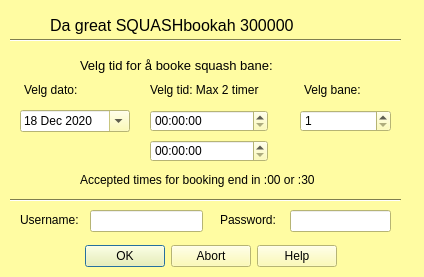
<?xml version="1.0" encoding="UTF-8"?>
<ui version="4.0">
 <class>Dialog</class>
 <widget class="QDialog" name="Dialog">
  <property name="geometry">
   <rect>
    <x>0</x>
    <y>0</y>
    <width>424</width>
    <height>277</height>
   </rect>
  </property>
  <property name="palette">
   <palette>
    <active>
     <colorrole role="WindowText">
      <brush brushstyle="SolidPattern">
       <color alpha="255">
        <red>0</red>
        <green>0</green>
        <blue>0</blue>
       </color>
      </brush>
     </colorrole>
     <colorrole role="Button">
      <brush brushstyle="SolidPattern">
       <color alpha="255">
        <red>255</red>
        <green>252</green>
        <blue>162</blue>
       </color>
      </brush>
     </colorrole>
     <colorrole role="Light">
      <brush brushstyle="SolidPattern">
       <color alpha="255">
        <red>255</red>
        <green>255</green>
        <blue>255</blue>
       </color>
      </brush>
     </colorrole>
     <colorrole role="Midlight">
      <brush brushstyle="SolidPattern">
       <color alpha="255">
        <red>255</red>
        <green>253</green>
        <blue>208</blue>
       </color>
      </brush>
     </colorrole>
     <colorrole role="Dark">
      <brush brushstyle="SolidPattern">
       <color alpha="255">
        <red>127</red>
        <green>126</green>
        <blue>81</blue>
       </color>
      </brush>
     </colorrole>
     <colorrole role="Mid">
      <brush brushstyle="SolidPattern">
       <color alpha="255">
        <red>170</red>
        <green>168</green>
        <blue>108</blue>
       </color>
      </brush>
     </colorrole>
     <colorrole role="Text">
      <brush brushstyle="SolidPattern">
       <color alpha="255">
        <red>0</red>
        <green>0</green>
        <blue>0</blue>
       </color>
      </brush>
     </colorrole>
     <colorrole role="BrightText">
      <brush brushstyle="SolidPattern">
       <color alpha="255">
        <red>255</red>
        <green>255</green>
        <blue>255</blue>
       </color>
      </brush>
     </colorrole>
     <colorrole role="ButtonText">
      <brush brushstyle="SolidPattern">
       <color alpha="255">
        <red>0</red>
        <green>0</green>
        <blue>0</blue>
       </color>
      </brush>
     </colorrole>
     <colorrole role="Base">
      <brush brushstyle="SolidPattern">
       <color alpha="255">
        <red>255</red>
        <green>255</green>
        <blue>255</blue>
       </color>
      </brush>
     </colorrole>
     <colorrole role="Window">
      <brush brushstyle="SolidPattern">
       <color alpha="255">
        <red>255</red>
        <green>252</green>
        <blue>162</blue>
       </color>
      </brush>
     </colorrole>
     <colorrole role="Shadow">
      <brush brushstyle="SolidPattern">
       <color alpha="255">
        <red>0</red>
        <green>0</green>
        <blue>0</blue>
       </color>
      </brush>
     </colorrole>
     <colorrole role="AlternateBase">
      <brush brushstyle="SolidPattern">
       <color alpha="255">
        <red>255</red>
        <green>253</green>
        <blue>208</blue>
       </color>
      </brush>
     </colorrole>
     <colorrole role="ToolTipBase">
      <brush brushstyle="SolidPattern">
       <color alpha="255">
        <red>255</red>
        <green>255</green>
        <blue>220</blue>
       </color>
      </brush>
     </colorrole>
     <colorrole role="ToolTipText">
      <brush brushstyle="SolidPattern">
       <color alpha="255">
        <red>0</red>
        <green>0</green>
        <blue>0</blue>
       </color>
      </brush>
     </colorrole>
    </active>
    <inactive>
     <colorrole role="WindowText">
      <brush brushstyle="SolidPattern">
       <color alpha="255">
        <red>0</red>
        <green>0</green>
        <blue>0</blue>
       </color>
      </brush>
     </colorrole>
     <colorrole role="Button">
      <brush brushstyle="SolidPattern">
       <color alpha="255">
        <red>255</red>
        <green>252</green>
        <blue>162</blue>
       </color>
      </brush>
     </colorrole>
     <colorrole role="Light">
      <brush brushstyle="SolidPattern">
       <color alpha="255">
        <red>255</red>
        <green>255</green>
        <blue>255</blue>
       </color>
      </brush>
     </colorrole>
     <colorrole role="Midlight">
      <brush brushstyle="SolidPattern">
       <color alpha="255">
        <red>255</red>
        <green>253</green>
        <blue>208</blue>
       </color>
      </brush>
     </colorrole>
     <colorrole role="Dark">
      <brush brushstyle="SolidPattern">
       <color alpha="255">
        <red>127</red>
        <green>126</green>
        <blue>81</blue>
       </color>
      </brush>
     </colorrole>
     <colorrole role="Mid">
      <brush brushstyle="SolidPattern">
       <color alpha="255">
        <red>170</red>
        <green>168</green>
        <blue>108</blue>
       </color>
      </brush>
     </colorrole>
     <colorrole role="Text">
      <brush brushstyle="SolidPattern">
       <color alpha="255">
        <red>0</red>
        <green>0</green>
        <blue>0</blue>
       </color>
      </brush>
     </colorrole>
     <colorrole role="BrightText">
      <brush brushstyle="SolidPattern">
       <color alpha="255">
        <red>255</red>
        <green>255</green>
        <blue>255</blue>
       </color>
      </brush>
     </colorrole>
     <colorrole role="ButtonText">
      <brush brushstyle="SolidPattern">
       <color alpha="255">
        <red>0</red>
        <green>0</green>
        <blue>0</blue>
       </color>
      </brush>
     </colorrole>
     <colorrole role="Base">
      <brush brushstyle="SolidPattern">
       <color alpha="255">
        <red>255</red>
        <green>255</green>
        <blue>255</blue>
       </color>
      </brush>
     </colorrole>
     <colorrole role="Window">
      <brush brushstyle="SolidPattern">
       <color alpha="255">
        <red>255</red>
        <green>252</green>
        <blue>162</blue>
       </color>
      </brush>
     </colorrole>
     <colorrole role="Shadow">
      <brush brushstyle="SolidPattern">
       <color alpha="255">
        <red>0</red>
        <green>0</green>
        <blue>0</blue>
       </color>
      </brush>
     </colorrole>
     <colorrole role="AlternateBase">
      <brush brushstyle="SolidPattern">
       <color alpha="255">
        <red>255</red>
        <green>253</green>
        <blue>208</blue>
       </color>
      </brush>
     </colorrole>
     <colorrole role="ToolTipBase">
      <brush brushstyle="SolidPattern">
       <color alpha="255">
        <red>255</red>
        <green>255</green>
        <blue>220</blue>
       </color>
      </brush>
     </colorrole>
     <colorrole role="ToolTipText">
      <brush brushstyle="SolidPattern">
       <color alpha="255">
        <red>0</red>
        <green>0</green>
        <blue>0</blue>
       </color>
      </brush>
     </colorrole>
    </inactive>
    <disabled>
     <colorrole role="WindowText">
      <brush brushstyle="SolidPattern">
       <color alpha="255">
        <red>127</red>
        <green>126</green>
        <blue>81</blue>
       </color>
      </brush>
     </colorrole>
     <colorrole role="Button">
      <brush brushstyle="SolidPattern">
       <color alpha="255">
        <red>255</red>
        <green>252</green>
        <blue>162</blue>
       </color>
      </brush>
     </colorrole>
     <colorrole role="Light">
      <brush brushstyle="SolidPattern">
       <color alpha="255">
        <red>255</red>
        <green>255</green>
        <blue>255</blue>
       </color>
      </brush>
     </colorrole>
     <colorrole role="Midlight">
      <brush brushstyle="SolidPattern">
       <color alpha="255">
        <red>255</red>
        <green>253</green>
        <blue>208</blue>
       </color>
      </brush>
     </colorrole>
     <colorrole role="Dark">
      <brush brushstyle="SolidPattern">
       <color alpha="255">
        <red>127</red>
        <green>126</green>
        <blue>81</blue>
       </color>
      </brush>
     </colorrole>
     <colorrole role="Mid">
      <brush brushstyle="SolidPattern">
       <color alpha="255">
        <red>170</red>
        <green>168</green>
        <blue>108</blue>
       </color>
      </brush>
     </colorrole>
     <colorrole role="Text">
      <brush brushstyle="SolidPattern">
       <color alpha="255">
        <red>127</red>
        <green>126</green>
        <blue>81</blue>
       </color>
      </brush>
     </colorrole>
     <colorrole role="BrightText">
      <brush brushstyle="SolidPattern">
       <color alpha="255">
        <red>255</red>
        <green>255</green>
        <blue>255</blue>
       </color>
      </brush>
     </colorrole>
     <colorrole role="ButtonText">
      <brush brushstyle="SolidPattern">
       <color alpha="255">
        <red>127</red>
        <green>126</green>
        <blue>81</blue>
       </color>
      </brush>
     </colorrole>
     <colorrole role="Base">
      <brush brushstyle="SolidPattern">
       <color alpha="255">
        <red>255</red>
        <green>252</green>
        <blue>162</blue>
       </color>
      </brush>
     </colorrole>
     <colorrole role="Window">
      <brush brushstyle="SolidPattern">
       <color alpha="255">
        <red>255</red>
        <green>252</green>
        <blue>162</blue>
       </color>
      </brush>
     </colorrole>
     <colorrole role="Shadow">
      <brush brushstyle="SolidPattern">
       <color alpha="255">
        <red>0</red>
        <green>0</green>
        <blue>0</blue>
       </color>
      </brush>
     </colorrole>
     <colorrole role="AlternateBase">
      <brush brushstyle="SolidPattern">
       <color alpha="255">
        <red>255</red>
        <green>252</green>
        <blue>162</blue>
       </color>
      </brush>
     </colorrole>
     <colorrole role="ToolTipBase">
      <brush brushstyle="SolidPattern">
       <color alpha="255">
        <red>255</red>
        <green>255</green>
        <blue>220</blue>
       </color>
      </brush>
     </colorrole>
     <colorrole role="ToolTipText">
      <brush brushstyle="SolidPattern">
       <color alpha="255">
        <red>0</red>
        <green>0</green>
        <blue>0</blue>
       </color>
      </brush>
     </colorrole>
    </disabled>
   </palette>
  </property>
  <property name="windowTitle">
   <string>Dialog</string>
  </property>
  <widget class="QDialogButtonBox" name="Accept_input">
   <property name="geometry">
    <rect>
     <x>60</x>
     <y>240</y>
     <width>301</width>
     <height>32</height>
    </rect>
   </property>
   <property name="orientation">
    <enum>Qt::Horizontal</enum>
   </property>
   <property name="standardButtons">
    <set>QDialogButtonBox::Abort|QDialogButtonBox::Help|QDialogButtonBox::Ok</set>
   </property>
   <property name="centerButtons">
    <bool>true</bool>
   </property>
  </widget>
  <widget class="QLabel" name="label">
   <property name="geometry">
    <rect>
     <x>80</x>
     <y>50</y>
     <width>261</width>
     <height>31</height>
    </rect>
   </property>
   <property name="font">
    <font>
     <pointsize>10</pointsize>
    </font>
   </property>
   <property name="text">
    <string>Velg tid for å booke squash bane:</string>
   </property>
  </widget>
  <widget class="QLabel" name="label_2">
   <property name="geometry">
    <rect>
     <x>50</x>
     <y>10</y>
     <width>341</width>
     <height>31</height>
    </rect>
   </property>
   <property name="font">
    <font>
     <pointsize>12</pointsize>
    </font>
   </property>
   <property name="text">
    <string>Da great SQUASHbookah 300000</string>
   </property>
  </widget>
  <widget class="QTimeEdit" name="from_time_input">
   <property name="geometry">
    <rect>
     <x>150</x>
     <y>110</y>
     <width>118</width>
     <height>22</height>
    </rect>
   </property>
   <property name="currentSection">
    <enum>QDateTimeEdit::HourSection</enum>
   </property>
  </widget>
  <widget class="QTimeEdit" name="to_time_input">
   <property name="geometry">
    <rect>
     <x>150</x>
     <y>140</y>
     <width>118</width>
     <height>22</height>
    </rect>
   </property>
  </widget>
  <widget class="QDateEdit" name="date_input">
   <property name="geometry">
    <rect>
     <x>20</x>
     <y>110</y>
     <width>110</width>
     <height>22</height>
    </rect>
   </property>
   <property name="dateTime">
    <datetime>
     <hour>0</hour>
     <minute>0</minute>
     <second>0</second>
     <year>2020</year>
     <month>12</month>
     <day>18</day>
    </datetime>
   </property>
   <property name="minimumDate">
    <date>
     <year>2020</year>
     <month>12</month>
     <day>18</day>
    </date>
   </property>
   <property name="currentSection">
    <enum>QDateTimeEdit::DaySection</enum>
   </property>
   <property name="calendarPopup">
    <bool>true</bool>
   </property>
  </widget>
  <widget class="QSpinBox" name="track_input">
   <property name="geometry">
    <rect>
     <x>300</x>
     <y>110</y>
     <width>91</width>
     <height>22</height>
    </rect>
   </property>
   <property name="prefix">
    <string/>
   </property>
   <property name="minimum">
    <number>1</number>
   </property>
   <property name="maximum">
    <number>3</number>
   </property>
  </widget>
  <widget class="Line" name="line">
   <property name="geometry">
    <rect>
     <x>10</x>
     <y>30</y>
     <width>391</width>
     <height>21</height>
    </rect>
   </property>
   <property name="orientation">
    <enum>Qt::Horizontal</enum>
   </property>
  </widget>
  <widget class="QLabel" name="label_3">
   <property name="geometry">
    <rect>
     <x>24</x>
     <y>80</y>
     <width>81</width>
     <height>20</height>
    </rect>
   </property>
   <property name="text">
    <string>Velg dato:</string>
   </property>
  </widget>
  <widget class="QLabel" name="label_4">
   <property name="geometry">
    <rect>
     <x>150</x>
     <y>80</y>
     <width>121</width>
     <height>20</height>
    </rect>
   </property>
   <property name="text">
    <string>Velg tid: Max 2 timer</string>
   </property>
  </widget>
  <widget class="QLabel" name="label_5">
   <property name="geometry">
    <rect>
     <x>304</x>
     <y>80</y>
     <width>71</width>
     <height>20</height>
    </rect>
   </property>
   <property name="text">
    <string>Velg bane:</string>
   </property>
  </widget>
  <widget class="QLabel" name="label_6">
   <property name="geometry">
    <rect>
     <x>80</x>
     <y>170</y>
     <width>261</width>
     <height>20</height>
    </rect>
   </property>
   <property name="text">
    <string>Accepted times for booking end in :00 or :30</string>
   </property>
  </widget>
  <widget class="QLabel" name="label_7">
   <property name="geometry">
    <rect>
     <x>20</x>
     <y>210</y>
     <width>71</width>
     <height>20</height>
    </rect>
   </property>
   <property name="text">
    <string>Username:</string>
   </property>
  </widget>
  <widget class="QLabel" name="label_8">
   <property name="geometry">
    <rect>
     <x>220</x>
     <y>210</y>
     <width>61</width>
     <height>20</height>
    </rect>
   </property>
   <property name="text">
    <string>Password:</string>
   </property>
  </widget>
  <widget class="QLineEdit" name="username_input">
   <property name="geometry">
    <rect>
     <x>90</x>
     <y>210</y>
     <width>113</width>
     <height>22</height>
    </rect>
   </property>
  </widget>
  <widget class="QLineEdit" name="password_input">
   <property name="geometry">
    <rect>
     <x>290</x>
     <y>210</y>
     <width>101</width>
     <height>22</height>
    </rect>
   </property>
   <property name="font">
    <font>
     <family>Wingdings</family>
    </font>
   </property>
  </widget>
  <widget class="Line" name="line_2">
   <property name="geometry">
    <rect>
     <x>10</x>
     <y>190</y>
     <width>391</width>
     <height>21</height>
    </rect>
   </property>
   <property name="orientation">
    <enum>Qt::Horizontal</enum>
   </property>
  </widget>
 </widget>
 <resources/>
 <connections>
  <connection>
   <sender>Accept_input</sender>
   <signal>accepted()</signal>
   <receiver>Dialog</receiver>
   <slot>accept()</slot>
   <hints>
    <hint type="sourcelabel">
     <x>248</x>
     <y>254</y>
    </hint>
    <hint type="destinationlabel">
     <x>157</x>
     <y>274</y>
    </hint>
   </hints>
  </connection>
  <connection>
   <sender>Accept_input</sender>
   <signal>rejected()</signal>
   <receiver>Dialog</receiver>
   <slot>reject()</slot>
   <hints>
    <hint type="sourcelabel">
     <x>316</x>
     <y>260</y>
    </hint>
    <hint type="destinationlabel">
     <x>286</x>
     <y>274</y>
    </hint>
   </hints>
  </connection>
 </connections>
</ui>
